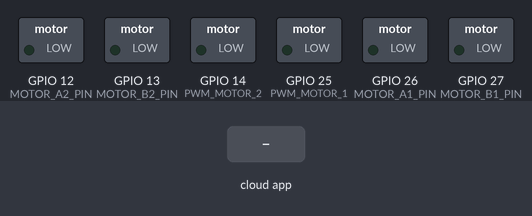
The sketch below on a simulated ESP32. Shown: switched loads named in the sketch (green lamp = pin HIGH). The inputs (shaded band) are chosen by the test bench. The ROS host is connected and sends only what is stated.

Above: at 3.2 s.
3.3 s: the phone or cloud app sets linear.x to -100
At 4.4 s:
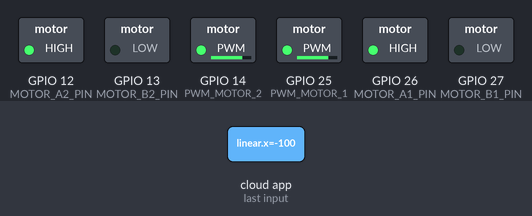
4.8 s: the phone or cloud app sets angular.z to -100
At 5.5 s:
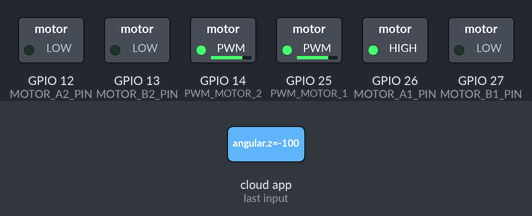
6.3 s: the phone or cloud app sets linear.x to 0
At 6.6 s:
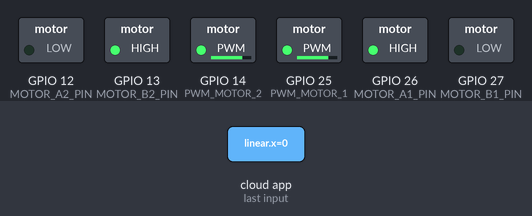
7.8 s: the phone or cloud app sets angular.z to 0
At 9.0 s:
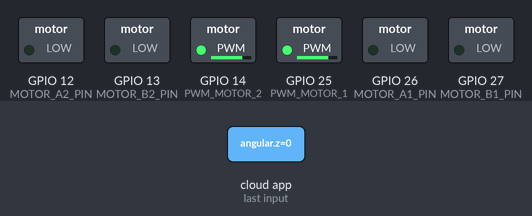
9.3 s: the phone or cloud app sets linear.x to 100
At 10.1 s:
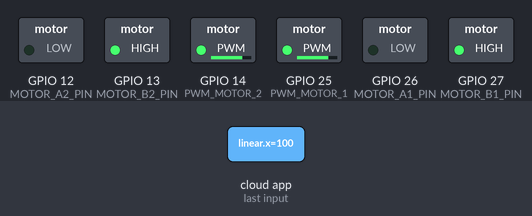
10.8 s: the phone or cloud app sets angular.z to 100
At 11.3 s:
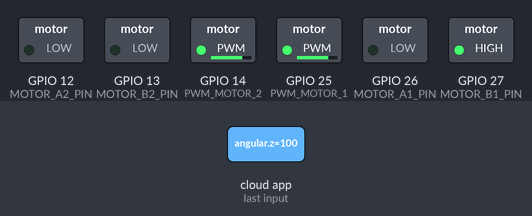
Timing chart, 0 to 13.3 s (numbered marks = the images above; inputs shaded):
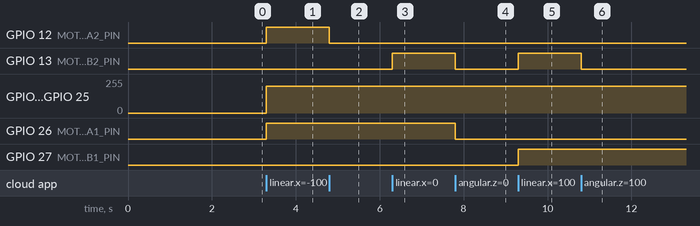

The sketch:

cmd_vel_to_pwm_serial.ino
```cpp
/*

*/
#include <ros.h>
#include <geometry_msgs/Twist.h>

ros::NodeHandle nh;
//MOTOR 1 (right motor)
const uint8_t  MOTOR_A1_PIN = 26;  //Driver Board IN1
const uint8_t  MOTOR_B1_PIN = 27;  //Driver Board IN2
const uint8_t  PWM_MOTOR_1 = 25;   //Driver Board PWM
//MOTOR 2 (left motor)
const uint8_t  MOTOR_A2_PIN = 12;  //Driver Board IN1
const uint8_t  MOTOR_B2_PIN = 13;  //Driver Board IN2
const uint8_t  PWM_MOTOR_2 = 14;   //Driver Board PWM

const uint8_t  channel_L = 0;
const uint8_t  channel_R = 1;

float left_wheel;
float right_wheel;

void cmdVel_to_pwm_cb(const geometry_msgs::Twist& velocity_msg){
  right_wheel = (velocity_msg.linear.x+velocity_msg.angular.z)/2;
  left_wheel = (velocity_msg.linear.x-velocity_msg.angular.z)/2;
  direction();
  speed();
  if(velocity_msg.linear.x==0.0 & velocity_msg.angular.z==0.0){
    stop();
  }
}

ros::Subscriber<geometry_msgs::Twist> sub("/cmd_vel", &cmdVel_to_pwm_cb);

void setup(){
  nh.initNode();
  nh.subscribe(sub);

  pin_def();
  stop();

  delay(2000);
}

void pin_def(){
  const int freq = 5000;
  const int res = 8;

  pinMode(MOTOR_A1_PIN, OUTPUT);
  pinMode(MOTOR_B1_PIN, OUTPUT);
  pinMode(PWM_MOTOR_1, OUTPUT);
  pinMode(MOTOR_A2_PIN, OUTPUT);
  pinMode(MOTOR_B2_PIN, OUTPUT);
  pinMode(PWM_MOTOR_2, OUTPUT);

  ledcSetup(channel_R, freq, res);
  ledcSetup(channel_L, freq, res);
  ledcAttachPin(PWM_MOTOR_1, channel_R);
  ledcAttachPin(PWM_MOTOR_2, channel_L);
}

void loop(){
  nh.spinOnce();
}

void direction(){
  digitalWrite(MOTOR_B1_PIN, right_wheel > 0);//right_wheel
  digitalWrite(MOTOR_A1_PIN, right_wheel < 0);
  digitalWrite(MOTOR_B2_PIN, left_wheel > 0);//left_wheel
  digitalWrite(MOTOR_A2_PIN, left_wheel < 0);
}

void speed(){
  ledcWrite(channel_R, 200);
  ledcWrite(channel_L, 200);
}

void stop(){
  digitalWrite(MOTOR_A1_PIN, LOW);
  digitalWrite(MOTOR_B1_PIN, LOW);
  //analogWrite(PWM_MOTOR_1, velocity_set_right);

  digitalWrite(MOTOR_A2_PIN, LOW);
  digitalWrite(MOTOR_B2_PIN, LOW);
  //analogWrite(PWM_MOTOR_2, velocity_set_right);

}
```

Measured:
- after the input at 3.3 s, GPIO 12 (MOTOR_A2_PIN), GPIO 26 (MOTOR_A1_PIN): LOW → HIGH at once; GPIO 14 (PWM_MOTOR_2), GPIO 25 (PWM_MOTOR_1): 0/255 → 199/255 at once
- after the input at 4.8 s, GPIO 12 (MOTOR_A2_PIN): HIGH → LOW at once
- after the input at 6.3 s, GPIO 13 (MOTOR_B2_PIN): LOW → HIGH at once
- after the input at 7.8 s, GPIO 13 (MOTOR_B2_PIN), GPIO 26 (MOTOR_A1_PIN): HIGH → LOW at once
- after the input at 9.3 s, GPIO 13 (MOTOR_B2_PIN), GPIO 27 (MOTOR_B1_PIN): LOW → HIGH at once
- after the input at 10.8 s, GPIO 13 (MOTOR_B2_PIN): HIGH → LOW at once
